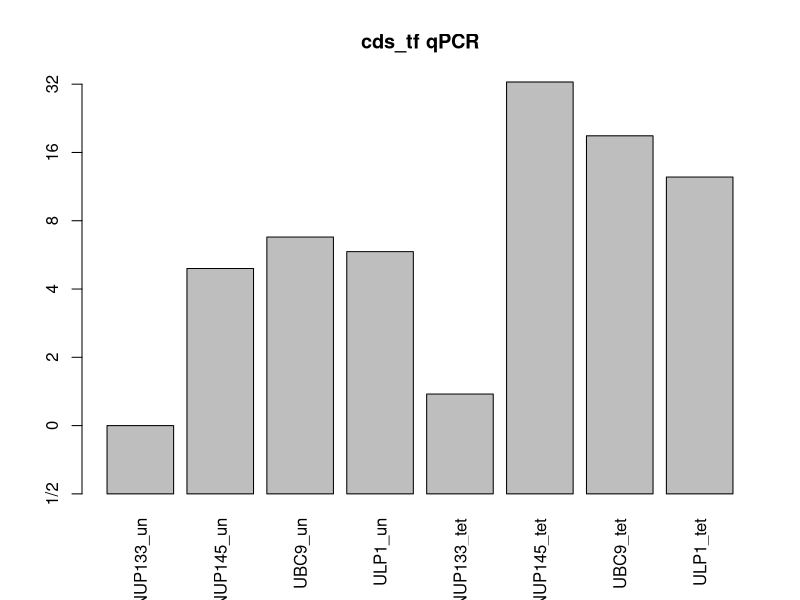
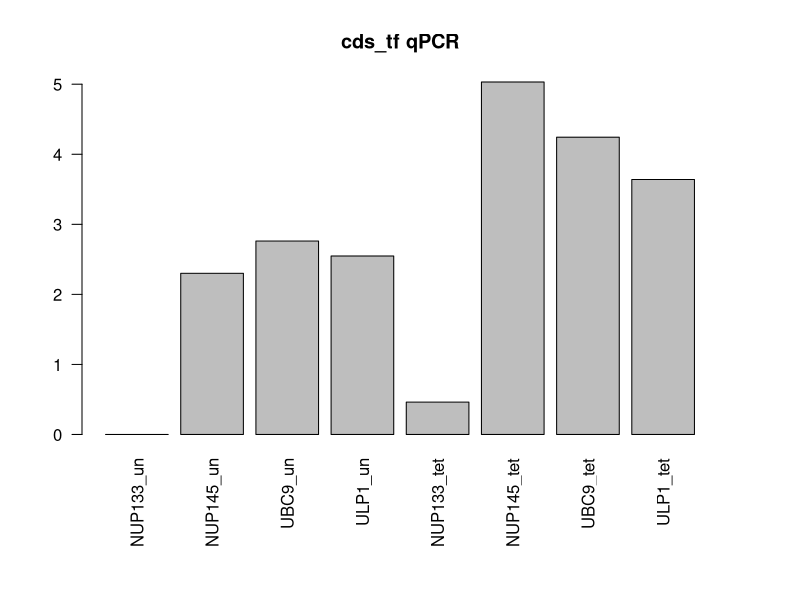

The R source for these figures, in order:
#Barplots of qPCRs

cds_tf <- c(-0.000000001592368015, 2.300711998, 2.761421187, 2.547691513, 
            0.4620509363, 5.031665399, 4.243890226, 3.64003348)
names(cds_tf) <- c("NUP133_un", "NUP145_un", "UBC9_un", "ULP1_un", 
                      "NUP133_tet", "NUP145_tet", "UBC9_tet", "ULP1_tet")
pdf("cds_tf_qPCR.pdf", useDingbats=FALSE, width=5, height=6)
par(mar=c(8,4,4,4)+.1)
barplot(cds_tf, main="cds_tf qPCR", las = 2)
dev.off()

#re-normalization
cds_tf <- c(0.9999999984, 3.300711998, 3.761421187, 3.547691513, 
            1.462050936, 6.031665399, 5.243890226, 4.64003348)
names(cds_tf) <- c("NUP133_un", "NUP145_un", "UBC9_un", "ULP1_un", 
                   "NUP133_tet", "NUP145_tet", "UBC9_tet", "ULP1_tet")
barplot(cds_tf, main="cds_tf qPCR", las = 2, axes = FALSE)
axis(side = 2, at = c(0, 1, 2, 3, 4, 5, 6), 
     labels=c("1/2", "0", "2", "4", "8", "16", "32"))

